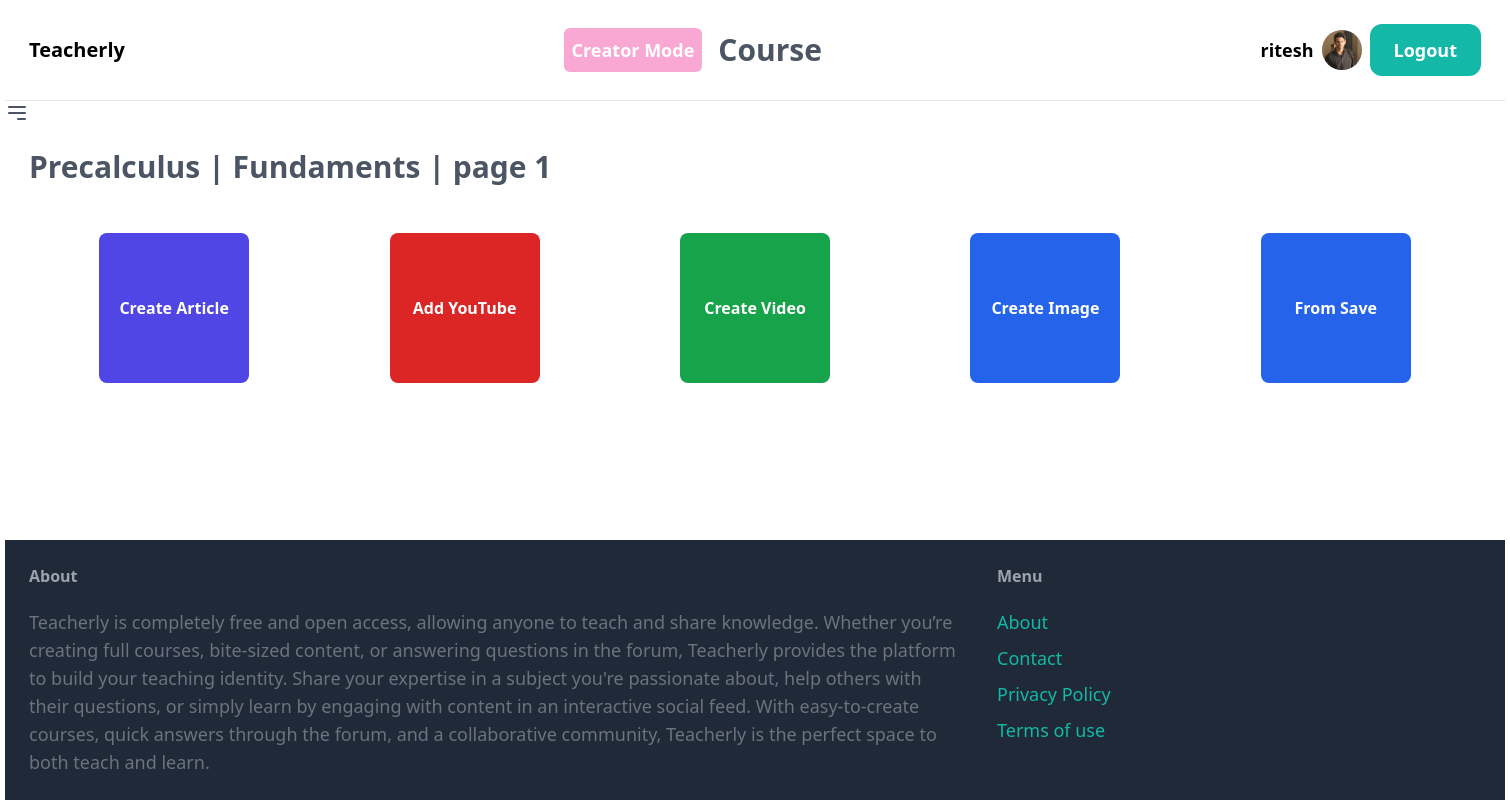
Page /course/edit/3/1/1/add/ (signed in) on the committed database.
### core/models.py (models this page shows, shortened)
class Profile(models.Model):
    user_id = models.OneToOneField(User, related_name='Profile', on_delete=models.CASCADE)
    description = models.CharField(max_length = 500, blank=True)
    profile_pic = models.ImageField(upload_to='profil_pic', blank=True)

### course/models.py (models this page shows, shortened)
class Course(Likable, Savable):
    title = models.CharField(max_length=100)
    thumbnail = models.ImageField(upload_to='course_thumbnails/')
    description = models.TextField()
    topics = models.ManyToManyField(Topic, blank=True)
    teacher = models.ForeignKey(User, on_delete=models.CASCADE, related_name='taught_courses')
    students = models.ManyToManyField(User, related_name='enrolled_courses', blank=True)

class Chapter(models.Model):
    title = models.CharField(max_length=100)
    course = models.ForeignKey(Course, on_delete=models.CASCADE, related_name='chapters')
    serial_number = models.PositiveIntegerField(default=0, editable=True)

class Page(Commentable):
    CONTENT_TYPE_CHOICES = [
        ('video', 'Video'),
        ('article', 'Article'),
        ('question', 'Question'),
        ('image', 'image'),
    ]
    title = models.CharField(max_length=100)
    content_type = models.CharField(max_length=20, choices=CONTENT_TYPE_CHOICES)
    chapter = models.ForeignKey(Chapter, on_delete=models.CASCADE, related_name='page')
    serial_number = models.PositiveIntegerField(default=0, editable=True)

### course/views.py (the view)
# urls.py: path('edit/<int:pk>/<int:chapter_pk>/<int:page_pk>/add/', views.add_page, name='add_page'),
@login_required
def add_page(request, pk, chapter_pk, page_pk):
    course = get_object_or_404(Course, pk=pk)
    chapter = get_object_or_404(Chapter, pk=chapter_pk)
    page = get_object_or_404(Page, pk=page_pk)
    return render(request, 'course/add_page.html', {
        'course' : course,
        'chapter' : chapter,
        'page' : page,
    })

### course/templates/course/add_page.html (shortened to what this page needs)
{% extends 'core/base.html' %}
{% block section %}
<div class="flex items-center space-x-4">
    <div class="bg-pink-300 p-2 rounded-md">
        <p class="text-white font-bold text-lg">Creator Mode</p>
    </div>
    <p class="text-3xl font-bold text-gray-600">Course </p>
</div>
{% endblock %}
{% block content %}
<div class="flex space-x-2">
    <a href="{% url 'create_chapter' pk=course.id %}">
        <p class="text-3xl font-bold text-gray-600">{{ course.title }}</p>
    </a>
    <a href="{% url 'create_page' pk=course.id chapter_pk=chapter.id %}">
        <p class="text-3xl font-bold text-gray-600">| {{ chapter.title }}</p>
    </a>
    <a href="#">
        <p class="text-3xl font-bold text-gray-600">| {{ page.title }}</p>
    </a>
</div>
<br>
<br>
<div class="flex justify-center">
    <a href="{% url 'create_article_course' pk=course.id chapter_pk=chapter.id page_pk=page.id %}" class="box-link">
        <div class="box bg-indigo-600 hover:bg-indigo-700 text-white font-bold rounded-lg">
            Create Article
        </div>
    </a>
    <a href="{% url 'create_urlvideo_course' pk=course.id chapter_pk=chapter.id page_pk=page.id %}" class="box-link">
        <div class="box bg-red-600 hover:bg-red-700 text-white font-bold rounded-lg">
            Add YouTube
        </div>
    <a href="{% url 'create_video_course' pk=course.id chapter_pk=chapter.id page_pk=page.id %}" class="box-link">
        <div class="box bg-green-600 hover:bg-green-700 text-white font-bold rounded-lg">
            Create Video
        </div>
    </a>
    <a href="{% url 'create_image_course' pk=course.id chapter_pk=chapter.id page_pk=page.id %}" class="box-link">
        <div class="box bg-blue-600 hover:bg-blue-700 text-white font-bold rounded-lg">
            Create Image
        </div>
    </a>
    <a href="#" class="box-link">
        <div class="box bg-blue-600 hover:bg-blue-700 text-white font-bold rounded-lg">
            From Save
        </div>
    </a>
</div>
{% endblock %}

### core/templates/core/base.html (shortened to what this page needs)
<!DOCTYPE html>
<html lang="en">
<head>
    <script src="https://cdn.tailwindcss.com"></script>
</head>
<body class="flex flex-col h-screen" style="width: 1500px; margin: 0 auto;">
    <nav class="py-6 px-6 flex justify-between items-center border-b border-gray-200">
        <a href="/" class="text-xl font-semibold"> Teacherly </a>
        <div class="text-center">
            {% block section %}{% endblock %}
        </div>
        <div class="space-x-6">
            {% if request.user.is_authenticated %}
                <div class="flex items-center space-x-2">
                    <a href="{% url 'user_profile' pk=request.user.id %}" class="flex items-center space-x-2">
                        <span class="text-lg font-semibold">{{ request.user.username }}</span>
                        <div class="h-10 w-10 rounded-full overflow-hidden bg-gray-300">
                            {% if request.user.Profile.profile_pic %}
                                <img src="{{ request.user.Profile.profile_pic.url }}" alt="Profile Pic" class="h-full w-full object-cover">
                            {% endif %}
                        </div>
                    </a>
                    <a href="{% url 'logout' %}" class="px-6 py-3 text-lg font-semibold bg-teal-500 text-white rounded-xl hover:bg-teal-700">Logout</a>
                </div>
            {% else %}
                <a href="{% url 'signup' %}" class="px-6 py-3 text-lg font-semibold bg-teal-500 text-white rounded-xl hover:bg-teal-700">Sign up</a>
                <a href="{% url 'login' %}" class="px-6 py-3 text-lg font-semibold bg-gray-500 text-white rounded-xl hover:bg-gray-700">Log in</a>
            {% endif %}
        </div>
    </nav>
    <button class="open-sidebar text-gray-600 focus:outline-none">
        <svg class="h-6 w-6" fill="none" stroke="currentColor" viewBox="0 0 24 24"
            xmlns="http://www.w3.org/2000/svg">
            <path stroke-linecap="round" stroke-linejoin="round" stroke-width="2"
                d="M4 6h16M4 12h16m-7 6h7"></path>
        </svg>
    </button>
    <div class="flex flex-1">
        <div class="px-6 py-6 flex-1">
            {% block content %}
            {% endblock %}
        </div>
    </div>
    <footer class="py-6 px-6 flex justify-between bg-gray-800">
        <div class="w-2/3 pr-10">
            <h3 class="mb-5 font-semibold text-gray-400"> About </h3>
            <p class="text-lg text-gray-500"> Teacherly is completely free and open access, allowing anyone to teach and share knowledge. Whether you’re creating full courses, bite-sized content, or answering questions in the forum, Teacherly provides the platform to build your teaching identity. Share your expertise in a subject you're passionate about, help others with their questions, or simply learn by engaging with content in an interactive social feed. With easy-to-create courses, quick answers through the forum, and a collaborative community, Teacherly is the perfect space to both teach and learn. </p>
        </div>
        <div class="w-1/3">
            <h3 class="mb-5 font-semibold text-gray-400"> Menu </h3>
            <ul class="space-y-2">
                <li><a href="#" class="text-lg text-teal-500 hover:text-teal-700">About</a></li>
                <li><a href="#" class="text-lg text-teal-500 hover:text-teal-700">Contact</a></li>
                <li><a href="#" class="text-lg text-teal-500 hover:text-teal-700">Privacy Policy</a></li>
                <li><a href="#" class="text-lg text-teal-500 hover:text-teal-700">Terms of use</a></li>
            </ul>
        </div>
    </footer>
</body>
</html>

### course/templates/course/add_page.html (style rules this page uses)
.box-link { flex: 1; display: flex; justify-content: center; align-items: center; text-decoration: none; }
.box { width: 150px; height: 150px; display: flex; flex-direction: column; justify-content: center; align-items: center; transition: background-color 0.3s; }

### rows in the picture
Course: title "Precalculus"
Chapter: title "Fundaments"
Page: title "page 1"

### other values in the picture
{{ request.user.username }} "ritesh"
